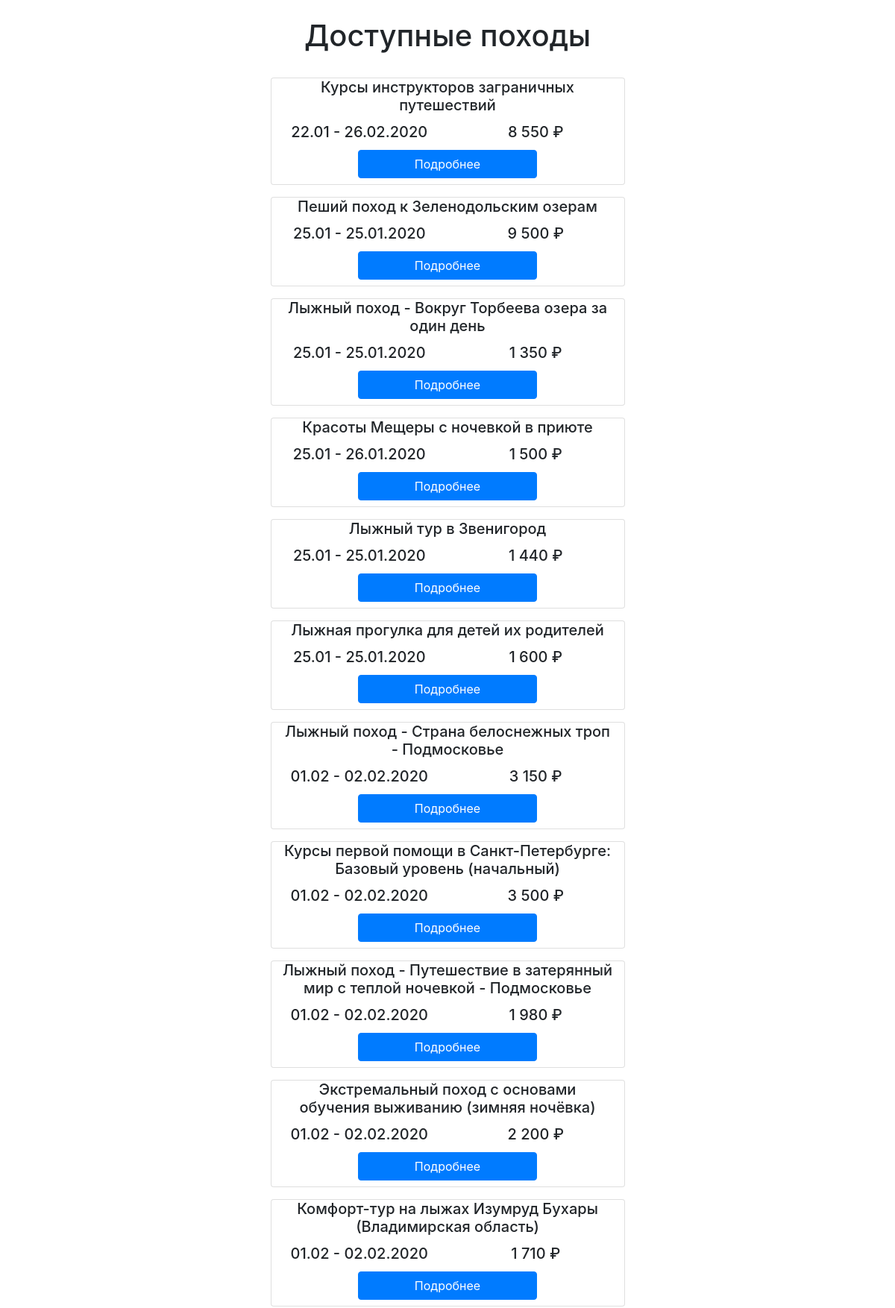
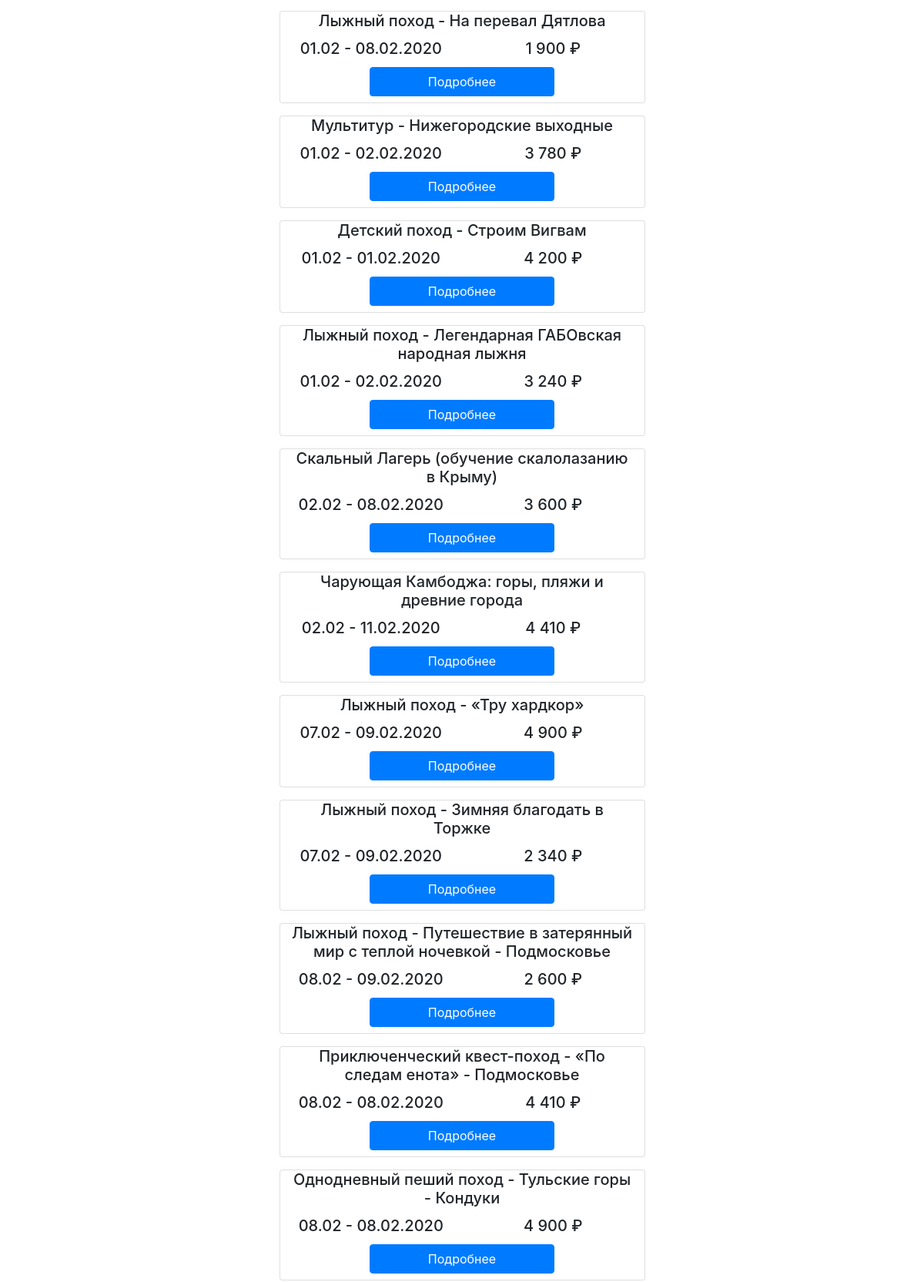
Page /campaigns/ (upper part) on the committed database (2 pictures, top to bottom).
### campaigns/models.py (models this page shows)
class Campaign(models.Model):
    title=models.CharField(max_length=120)
    date=models.CharField(max_length=120)
    price=models.CharField(max_length=120)
    link=models.CharField(max_length=120)

### campaigns/views.py (the view)
# urls.py: path('campaigns/', campaign_views.campaign_home)
def campaign_home(request):
    queryset = Campaign.objects.all()
    context = {'queryset': queryset, 'title': ' Доступные походы'}
    return render(request, 'camp.html', context)

### templates/camp.html (shortened to what this page needs)
<!DOCTYPE html>
<html>
    <head>
        <link rel="stylesheet" href="https://stackpath.bootstrapcdn.com/bootstrap/4.1.3/css/bootstrap.min.css">
    </head>
    <body class="container">
        <div class="row justify-content-center mb-4 mt-4">
            <div class="col-5">
                <h1 class="text-center"> {{ title }} </h1>
            </div>
        </div>
        {% for i in queryset %}
        <div class="row justify-content-center mb-3">
            <div class="card col-5">
            <h5 class="card-title text-center">{{i.title}}</h5>
            <div class="row  text-center mb-1">
                <h5 class="col-sm">{{i.date}}</h5>
                <h5 class="col-sm">{{i.price}}</h5>
            </div>
            <a href={{i.link}}  class="btn btn-primary align-self-center mb-2"
            style="width: 15rem;">Подробнее</a>
        </div>
    </div>
        {% endfor %}
    </body>
</html>

### rows in the picture
Campaign: title "Курсы инструкторов заграничных путешествий", date "22.01 - 26.02.2020", price "8 550 ₽"
Campaign: title "Пеший поход к Зеленодольским озерам", date "25.01 - 25.01.2020", price "9 500 ₽"
Campaign: title "Лыжный поход - Вокруг Торбеева озера за один день", date "25.01 - 25.01.2020", price "1 350 ₽"
Campaign: title "Красоты Мещеры с ночевкой в приюте", date "25.01 - 26.01.2020", price "1 500 ₽"
Campaign: title "Лыжный тур в Звенигород", date "25.01 - 25.01.2020", price "1 440 ₽"
Campaign: title "Лыжная прогулка для детей их родителей", date "25.01 - 25.01.2020", price "1 600 ₽"
Campaign: title "Лыжный поход - Страна белоснежных троп - Подмосковье", date "01.02 - 02.02.2020", price "3 150 ₽"
Campaign: title "Курсы первой помощи в Санкт-Петербурге: Базовый уровень (начальный)", date "01.02 - 02.02.2020", price "3 500 ₽"
Campaign: title "Лыжный поход - Путешествие в затерянный мир с теплой ночевкой - Подмосковье", date "01.02 - 02.02.2020", price "1 980 ₽"
Campaign: title "Экстремальный поход c основами обучения выживанию (зимняя ночёвка)", date "01.02 - 02.02.2020", price "2 200 ₽"
Campaign: title "Комфорт-тур на лыжах Изумруд Бухары (Владимирская область)", date "01.02 - 02.02.2020", price "1 710 ₽"
Campaign: title "Лыжный поход - На перевал Дятлова", date "01.02 - 08.02.2020", price "1 900 ₽"
Campaign: title "Мультитур - Нижегородские выходные", date "01.02 - 02.02.2020", price "3 780 ₽"
Campaign: title "Детский поход - Строим Вигвам", date "01.02 - 01.02.2020", price "4 200 ₽"
Campaign: title "Лыжный поход - Легендарная ГАБОвская народная лыжня", date "01.02 - 02.02.2020", price "3 240 ₽"
Campaign: title "Скальный Лагерь (обучение скалолазанию в Крыму)", date "02.02 - 08.02.2020", price "3 600 ₽"
Campaign: title "Чарующая Камбоджа: горы, пляжи и древние города", date "02.02 - 11.02.2020", price "4 410 ₽"
Campaign: title "Лыжный поход - «Тру хардкор»", date "07.02 - 09.02.2020", price "4 900 ₽"
Campaign: title "Лыжный поход - Зимняя благодать в Торжке", date "07.02 - 09.02.2020", price "2 340 ₽"
Campaign: title "Лыжный поход - Путешествие в затерянный мир с теплой ночевкой - Подмосковье", date "08.02 - 09.02.2020", price "2 600 ₽"
Campaign: title "Приключенческий квест-поход - «По следам енота» - Подмосковье", date "08.02 - 08.02.2020", price "4 410 ₽"
Campaign: title "Однодневный пеший поход - Тульские горы - Кондуки", date "08.02 - 08.02.2020", price "4 900 ₽"

### other values in the picture
{{ title }} "Доступные походы"
